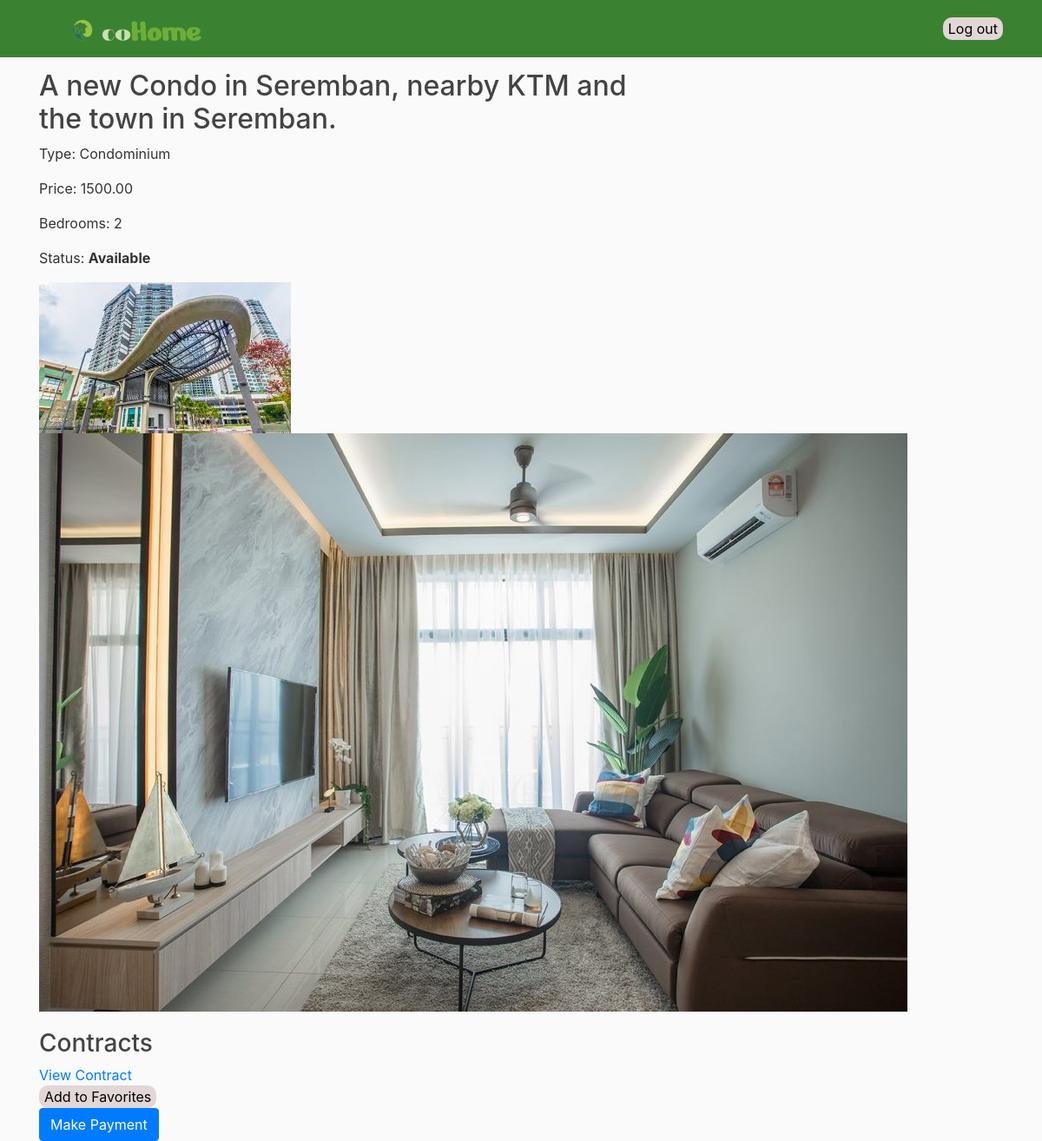
The page /house_units/21/ (signed in) on the database its author committed.
### users/models.py (models this page shows, shortened)
class HouseUnit(models.Model):
    STATUS_CHOICES = (
        ('available', 'Available'),
        ('rented', 'Rented Out'),
    )
    owner = models.ForeignKey(User, on_delete=models.CASCADE)
    description = models.TextField()
    location = models.CharField(max_length=255, choices=MALAYSIA_STATE_CHOICES, default='KUL')
    house_type = models.CharField(max_length=50, choices=HOUSE_TYPE_CHOICES, default='apartment')
    price = models.DecimalField(max_digits=10, decimal_places=2, default=0.00)
    bedrooms = models.IntegerField(choices=BEDROOM_CHOICES, default=1)
    status = models.CharField(max_length=10, choices=STATUS_CHOICES, default='available')

class HouseImage(models.Model):
    house = models.ForeignKey(HouseUnit, related_name='images', on_delete=models.CASCADE)
    image = models.ImageField(upload_to='house_images/')

class Contract(models.Model):
    house_unit = models.ForeignKey(HouseUnit, related_name='contracts', on_delete=models.CASCADE)
    uploaded_by = models.ForeignKey(User, on_delete=models.CASCADE)
    contract_file = models.FileField(upload_to='contracts/')
    upload_date = models.DateTimeField(auto_now_add=True)

### users/views.py (the view, shortened to what this page needs)
# urls.py: path('house_units/<int:house_unit_id>/', user_views.house_unit_detail, name='house_unit_detail'),
@login_required
def house_unit_detail(request, house_unit_id):
    house_unit = get_object_or_404(HouseUnit, pk=house_unit_id)
    contracts = house_unit.contracts.all()
    is_tenant = request.user.groups.filter(name='Tenant').exists()
    is_searcher = request.user.groups.filter(name='Searcher').exists()
    is_technician = request.user.groups.filter(name='technician').exists()
    if is_searcher or is_tenant:
        context = {
            'house_unit': house_unit,
            'is_tenant': is_tenant,
            'is_searcher': is_searcher,
            'is_technician': is_technician,
            'contracts': contracts,
        }
        return render(request, 'users/house_unit_detail_searcher.html', context)
    return HttpResponseForbidden("You do not have permission to view this page.")

### users/templates/users/house_unit_detail_searcher.html (shortened to what this page needs)
{% extends "Cohome/base.html" %}
{% block content %}
<div>
    <h2>{{ house_unit.description }}</h2>
    <p>Type: {{ house_unit.get_house_type_display }}</p>
    <p>Price: {{ house_unit.price }}</p>
    <p>Bedrooms: {{ house_unit.bedrooms }}</p>
    <p>Status: <strong>{{ house_unit.get_status_display }}</strong></p>
    <div class="house-images" style="margin-bottom: 20px;">
        {% for image in house_unit.images.all %}
            <img src="{{ image.image.url }}" alt="House image" style="margin-right: 10px;">
        {% endfor %}
    </div>
    <div class="house-contracts">
        <h3>Contracts</h3>
        {% for contract in house_unit.contracts.all %}
            <div>
                <a href="{{ contract.contract_file.url }}" target="_blank">View Contract</a>
            </div>
        {% empty %}
            <p>No contracts available for this house unit.</p>
        {% endfor %}
    </div>
    <form action="{% url 'add_to_favorites' house_unit.id %}" method="post">
        <button type="submit">Add to Favorites</button>
    </form>
    {% if is_tenant %}
    <a href="{% url 'tenant_make_payment' house_unit.id %}" class="btn btn-primary">Make Payment</a>
{% elif is_searcher and house_unit.status == 'available' %}
    <a href="{% url 'make_payment' house_unit.id %}" class="btn btn-primary">Make Payment</a>
{% else %}
    <p>This unit is currently rented out.</p>
{% endif %}
</div>
{% endblock %}

### Cohome/static/Cohome/main.css (style rules this page uses)
body { background: #fafafa; color: #333333; margin-top: 5rem; }
h1, h2, h3, h4, h5, h6 { color: #444444; }

### rows shown on the page
HouseUnit: description "A new Condo in Seremban, nearby KTM and the town in Seremban.", house_type "Condominium", price "1500.00", bedrooms "2", status "Available"
HouseImage: image (picture)
HouseImage: image (picture)
